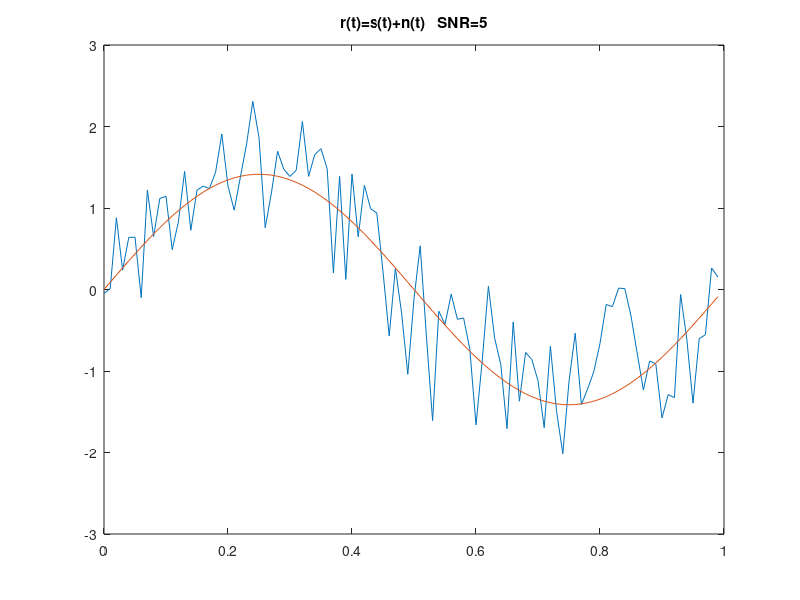

The MATLAB source for this figure: (Note: this script raises an error after producing the figure.)
close all
clear all
clc

%% parameters
fs=100;
Ts=1/fs;
T=1;
num_sim= 1e5;
%% time axis
t=0:Ts:T-Ts;
N=length(t); %number of samples

%% signal
A=sqrt(2);
f1=1;
s=A*sin(2*pi*f1*t);
energy_time_axis= sum(s.^2)*Ts;  % mdp rule time axis
p_s = (A^2/2); %signal power 

%% noise
SNR_dB=5; %DB
SNR= 10^(SNR_dB/10); %converts
p_n= p_s/SNR; %noise power
n= sqrt(p_n)*randn(1,N); %noise
r=n+s; %signal plus noise

%% plot
figure
box on
hold on
title(['r(t)=s(t)+n(t)   ', 'SNR=', num2str(SNR_dB)]);
plot(t,r)
plot(t,s)
xlabel('time',LineWidth=1.5)
ylabel('r',LineWidth=1.5)
axis([0 1 -8 8]);

%% correlation
vector= 1:num_sim;
for i=vector
    n= sqrt(p_n)*randn(1,N); %noise
    r=s+n; %create total signal
    %compute the energy in order to normalize
    E_n= sum(n.^2)*Ts; %energy of the noise
    E_r= sum(r.^2)*Ts; %energy of the total signal
    norm_n= n/sqrt(E_n); %normalized to have unitary energy
    norm_r= r/sqrt(E_r);%normalized to have unitary energy
    Gamma_H0(i)= abs(sum(norm_n.*s)*Ts); %compute gammma_H0
    Gamma_H1(i)= abs(sum(norm_r.*s)*Ts); %compute gamma
end

%% plot correlation
figure
box on
hold on
title({'Correlation: simulations outcomes' , ['SNR = ',num2str(SNR_dB),' dB']});
xlabel("number of simulation")
ylabel("\Gamma")
plot(vector, Gamma_H0, "Color","r")
plot(vector, Gamma_H1, "Color","b")

axis([0 num_sim 0 1])
legend("H0", "H1")

%% plot histogram
figure
hold on
box on
histogram(Gamma_H0, "Normalization","probability","FaceColor","r")
histogram(Gamma_H1, "Normalization","probability","FaceColor","b")
legend("H0", "H1")
title({'Correlation:pdf of \Gamma under H_{0} and H_{1}' , ['SNR = ',num2str(SNR_dB),' dB']});
%axis([0 0.65 0 0.045])

%% probability
tmin=min(Gamma_H0);
tmax=max(Gamma_H1);
N_bins=100;
t=linspace(tmax,tmin,N_bins);

for i= 1:N_bins
    if(length(find(Gamma_H0>=t(i)))<30)
        P_fa(i) = 0;
    else
        P_fa(i) = length(find(Gamma_H0 >= t(i)))/num_sim;
    end

%missed detection probability : Pmd = Pr (Γ < t| H1)
    if (length(find(Gamma_H1<t(i)))<30)
        P_md(i) = 0;
    else
        P_md(i)  = length(find(Gamma_H1 < t(i)))/num_sim;
    end
end

figure;
semilogy(t,P_fa,"r");
hold on
semilogy(t, P_md,"b");
xlabel('threshold t');
ylabel('P_{fa}, P_{md}');
title({"Correlation:P{fa} and P_{md} vs. threshold" , ['SNR = ',num2str(SNR_dB),' dB']});
legend("P_{fa}","P_{md}")
grid on;

%% ROC
Pd=(1-P_md);
figure
semilogx(P_fa,Pd, "g", "LineWidth",2);
xlabel("P_{fa}")
ylabel("P_d")
title({"ROC curve" , ['SNR = ',num2str(SNR_dB),' dB']});
legend("correlation ROC")
grid on

%%%%%%%%%%%%%%%%%%%%%%%%%%%%%%
%%%%%%%%%%%%%%%%%%%%%%%%%%%%%%

%% Repeat Exercise with Energy Test

%% parameters
fs = 100;
Ts = 1/fs;
T = 1;
num_sim = 1e5;

%% time axis
t = 0:Ts:T-Ts;
N = length(t); % number of samples

%% signal
A = sqrt(2);
f1 = 1;
s = A * sin(2*pi*f1*t);
energy_time_axis = sum(s.^2)*Ts;  % energy over the time axis

%% noise
SNR_dB = -10; % dB
SNR = 10^(SNR_dB/10); % convert to linear scale
p_s = (A^2)/2; % signal power
p_n = p_s / SNR; % noise power
n = sqrt(p_n) * randn(1, N); % noise
r = n + s; % signal plus noise

%% plot
figure
box on
hold on
title(['r(t) = s(t) + n(t)', ', SNR = ', num2str(SNR_dB), ' dB']);
plot(t, r)
plot(t, s)
xlabel('time', 'LineWidth', 1.5)
ylabel('r', 'LineWidth', 1.5)
axis([0 1 -8 8]);

%% energy test
vector = 1:num_sim;
for i = vector
    n = sqrt(p_n) * randn(1, N); % noise
    r = s + n; % create total signal
    E_n = sum(n.^2) * Ts; % energy of the noise
    E_r = sum(r.^2) * Ts; % energy of the total signal
    Energy_H0(i) = E_n; % energy under H0
    Energy_H1(i) = E_r; % energy under H1
end

%% plot energy values
figure
box on
hold on
title({'Energy Test: Simulation Outcomes', ['SNR = ', num2str(SNR_dB), ' dB']});
xlabel("number of simulation")
ylabel("Energy")
plot(vector, Energy_H0, "Color", "r")
plot(vector, Energy_H1, "Color", "b")
axis([0 num_sim 0 max(max(Energy_H0), max(Energy_H1))])
legend("H0", "H1")

%% plot histograms
figure
hold on
box on
histogram(Energy_H0, "Normalization", "probability", "FaceColor", "r")
histogram(Energy_H1, "Normalization", "probability", "FaceColor", "b")
legend("H0", "H1")
title({'Energy Test: PDF of Energy under H_{0} and H_{1}', ['SNR = ', num2str(SNR_dB), ' dB']});

%% probability
tmin = min(Energy_H0);
tmax = max(Energy_H1);
N_bins = 100;
t = linspace(tmax, tmin, N_bins);

for i = 1:N_bins
    if (length(find(Energy_H0 >= t(i))) < 30)
        P_fa(i) = 0;
    else
        P_fa(i) = length(find(Energy_H0 >= t(i))) / num_sim;
    end
    
    if (length(find(Energy_H1 < t(i))) < 30)
        P_md(i) = 0;
    else
        P_md(i) = length(find(Energy_H1 < t(i))) / num_sim;
    end
end

%% plot probabilities
figure;
semilogy(t, P_fa, "r");
hold on
semilogy(t, P_md, "b");
xlabel('threshold t');
ylabel('P{fa}, P_{md}');
title({"Energy Test: P{fa} and P_{md} vs. Threshold", ['SNR = ', num2str(SNR_dB), ' dB']});
legend("P_{md}", "P_{fa}")
grid on;

%% ROC
Pd = (1 - P_md);
figure
semilogx(P_fa, Pd, "g", "LineWidth", 2);
xlabel("P_{fa}")
ylabel("P_d")
title({"Energy Test: ROC Curve", ['SNR = ', num2str(SNR_dB), ' dB']});
legend("Energy ROC")
grid on
